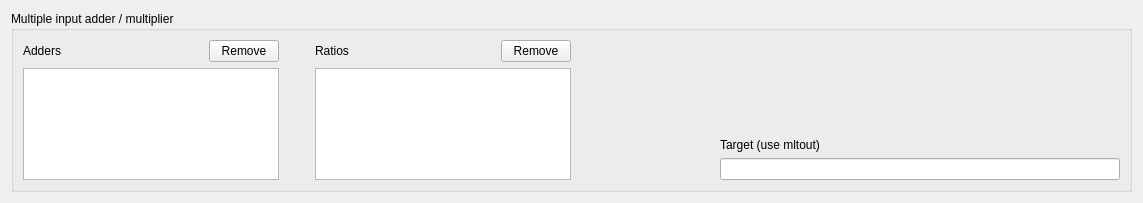
<?xml version="1.0" encoding="UTF-8"?>
<ui version="4.0">
 <class>Form_Mult</class>
 <widget class="QWidget" name="Form_Mult">
  <property name="geometry">
   <rect>
    <x>0</x>
    <y>0</y>
    <width>1139</width>
    <height>203</height>
   </rect>
  </property>
  <property name="windowTitle">
   <string>Form</string>
  </property>
  <layout class="QVBoxLayout" name="verticalLayout">
   <item>
    <widget class="QGroupBox" name="mainGroupBox">
     <property name="sizePolicy">
      <sizepolicy hsizetype="Fixed" vsizetype="Preferred">
       <horstretch>0</horstretch>
       <verstretch>0</verstretch>
      </sizepolicy>
     </property>
     <property name="minimumSize">
      <size>
       <width>1121</width>
       <height>0</height>
      </size>
     </property>
     <property name="title">
      <string>Multiple input adder / multiplier</string>
     </property>
     <layout class="QHBoxLayout" name="mainLayout">
      <item>
       <layout class="QVBoxLayout" name="verticalLayout_4">
        <item>
         <layout class="QHBoxLayout" name="horizontalLayout">
          <item>
           <widget class="QLabel" name="labelAdder">
            <property name="sizePolicy">
             <sizepolicy hsizetype="Preferred" vsizetype="Fixed">
              <horstretch>0</horstretch>
              <verstretch>0</verstretch>
             </sizepolicy>
            </property>
            <property name="text">
             <string>Adders</string>
            </property>
           </widget>
          </item>
          <item>
           <widget class="QPushButton" name="pushButtonRemoveAdder">
            <property name="sizePolicy">
             <sizepolicy hsizetype="Maximum" vsizetype="Fixed">
              <horstretch>0</horstretch>
              <verstretch>0</verstretch>
             </sizepolicy>
            </property>
            <property name="maximumSize">
             <size>
              <width>70</width>
              <height>16777215</height>
             </size>
            </property>
            <property name="text">
             <string>Remove</string>
            </property>
           </widget>
          </item>
         </layout>
        </item>
        <item>
         <widget class="QListWidget" name="listAdders">
          <property name="sizePolicy">
           <sizepolicy hsizetype="Expanding" vsizetype="Expanding">
            <horstretch>0</horstretch>
            <verstretch>0</verstretch>
           </sizepolicy>
          </property>
          <property name="minimumSize">
           <size>
            <width>0</width>
            <height>0</height>
           </size>
          </property>
          <property name="maximumSize">
           <size>
            <width>16777215</width>
            <height>16777215</height>
           </size>
          </property>
         </widget>
        </item>
       </layout>
      </item>
      <item>
       <spacer name="horizontalSpacer_2">
        <property name="orientation">
         <enum>Qt::Horizontal</enum>
        </property>
        <property name="sizeType">
         <enum>QSizePolicy::Maximum</enum>
        </property>
        <property name="sizeHint" stdset="0">
         <size>
          <width>30</width>
          <height>20</height>
         </size>
        </property>
       </spacer>
      </item>
      <item>
       <layout class="QVBoxLayout" name="verticalLayout_3">
        <item>
         <layout class="QHBoxLayout" name="horizontalLayout_2">
          <item>
           <widget class="QLabel" name="labelRatios">
            <property name="sizePolicy">
             <sizepolicy hsizetype="Preferred" vsizetype="Fixed">
              <horstretch>0</horstretch>
              <verstretch>0</verstretch>
             </sizepolicy>
            </property>
            <property name="text">
             <string>Ratios</string>
            </property>
           </widget>
          </item>
          <item>
           <widget class="QPushButton" name="pushButtonRemoveRatio">
            <property name="sizePolicy">
             <sizepolicy hsizetype="Fixed" vsizetype="Fixed">
              <horstretch>0</horstretch>
              <verstretch>0</verstretch>
             </sizepolicy>
            </property>
            <property name="maximumSize">
             <size>
              <width>70</width>
              <height>16777215</height>
             </size>
            </property>
            <property name="text">
             <string>Remove</string>
            </property>
           </widget>
          </item>
         </layout>
        </item>
        <item>
         <widget class="QListWidget" name="listRatios">
          <property name="sizePolicy">
           <sizepolicy hsizetype="Expanding" vsizetype="Expanding">
            <horstretch>0</horstretch>
            <verstretch>0</verstretch>
           </sizepolicy>
          </property>
          <property name="maximumSize">
           <size>
            <width>16777215</width>
            <height>16777215</height>
           </size>
          </property>
         </widget>
        </item>
       </layout>
      </item>
      <item>
       <spacer name="horizontalSpacer">
        <property name="orientation">
         <enum>Qt::Horizontal</enum>
        </property>
        <property name="sizeType">
         <enum>QSizePolicy::Expanding</enum>
        </property>
        <property name="sizeHint" stdset="0">
         <size>
          <width>30</width>
          <height>20</height>
         </size>
        </property>
       </spacer>
      </item>
      <item>
       <layout class="QVBoxLayout" name="verticalLayout_2">
        <item>
         <spacer name="verticalSpacer">
          <property name="orientation">
           <enum>Qt::Vertical</enum>
          </property>
          <property name="sizeHint" stdset="0">
           <size>
            <width>20</width>
            <height>40</height>
           </size>
          </property>
         </spacer>
        </item>
        <item>
         <widget class="QLabel" name="labelTarget">
          <property name="sizePolicy">
           <sizepolicy hsizetype="Fixed" vsizetype="Maximum">
            <horstretch>0</horstretch>
            <verstretch>0</verstretch>
           </sizepolicy>
          </property>
          <property name="text">
           <string>Target (use mltout)</string>
          </property>
         </widget>
        </item>
        <item>
         <widget class="QLineEdit" name="textEditTarget">
          <property name="sizePolicy">
           <sizepolicy hsizetype="Fixed" vsizetype="Fixed">
            <horstretch>0</horstretch>
            <verstretch>0</verstretch>
           </sizepolicy>
          </property>
          <property name="minimumSize">
           <size>
            <width>400</width>
            <height>0</height>
           </size>
          </property>
         </widget>
        </item>
       </layout>
      </item>
     </layout>
    </widget>
   </item>
  </layout>
 </widget>
 <resources/>
 <connections/>
</ui>
